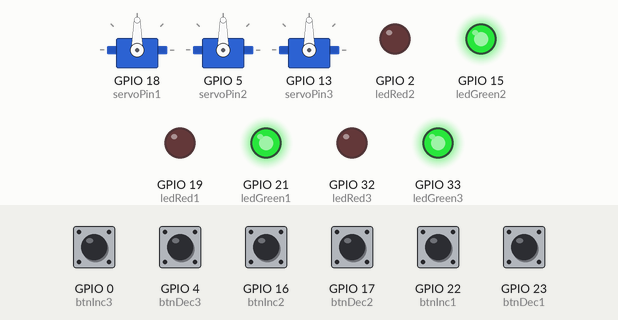
This program was run on a simulated ESP32. Shown: 3 × servo, output pins drawn as LEDs (lit = HIGH). The test bench sets the inputs (shaded band); at power-on: GPIO 0 (btnInc3), GPIO 4 (btnDec3), GPIO 16 (btnInc2), GPIO 17 (btnDec2), GPIO 22 (btnInc1), GPIO 23 (btnDec1) HIGH. WiFi joins after 1.5 s; servers stay silent unless stated; uploads are accepted with an empty reply; what the program prints to the serial monitor is not drawn.

Above: at 2.7 s.
2.8 s: GPIO 4 (btnDec3) pulled LOW for 0.15 s
At 4.0 s:
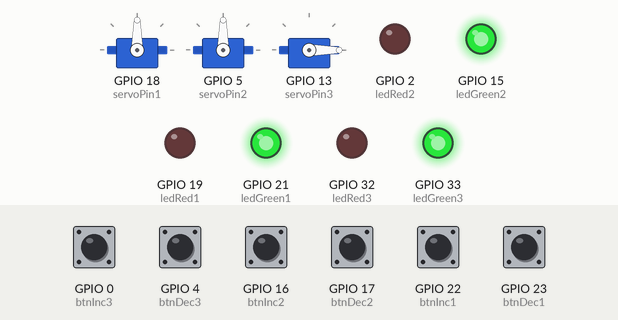
5.9 s: GPIO 17 (btnDec2) pulled LOW for 0.15 s
At 6.5 s:
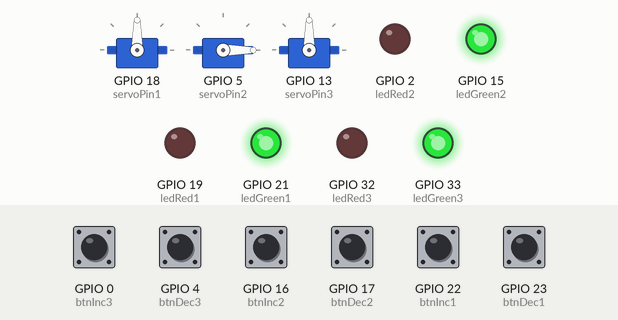
9.0 s: GPIO 23 (btnDec1) pulled LOW for 1 s
At 10.1 s:
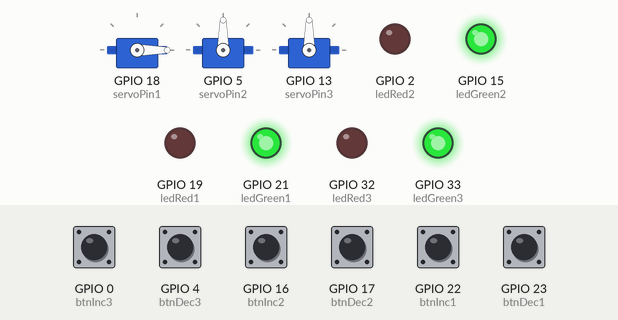
14.6 s: GPIO 4 (btnDec3) pulled LOW for 1 s
At 15.4 s:
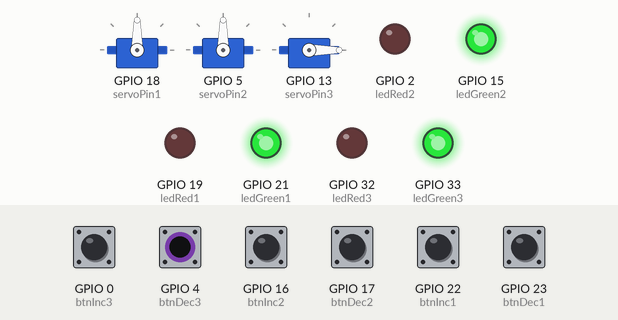
18.6 s: GPIO 17 (btnDec2) pulled LOW for 1 s
At 23.1 s:
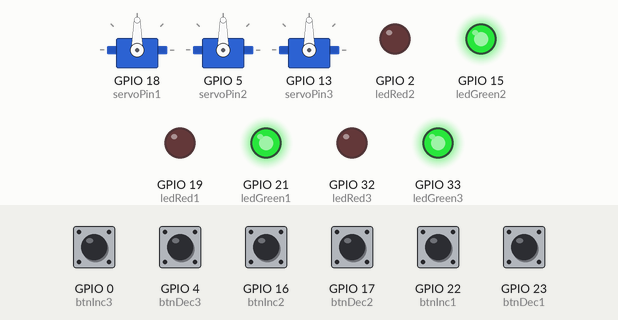
Timing chart, 0 to 23.6 s (numbered marks = the images above; inputs shaded):
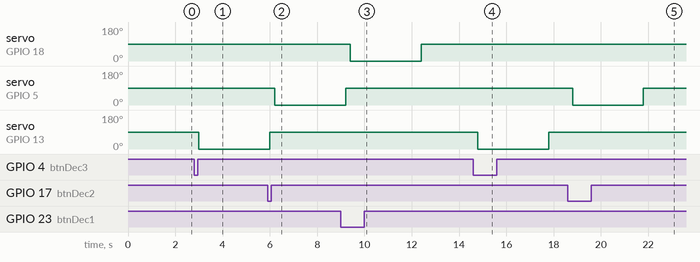

Measured:
- after the input at 2.8 s, servo on GPIO 13 (servoPin3): 90° → 0° after 0.20 s
- after the input at 5.9 s, servo on GPIO 5 (servoPin2): 90° → 0° after 0.30 s
- after the input at 9.0 s, servo on GPIO 18 (servoPin1): 90° → 0° after 0.40 s, → 90° 3.0 s later
- after the input at 14.6 s, servo on GPIO 13 (servoPin3): 90° → 0° after 0.20 s, → 90° 3.0 s later
- after the input at 18.6 s, servo on GPIO 5 (servoPin2): 90° → 0° after 0.20 s, → 90° 3.0 s later

The program:

main.cpp
```cpp
#include <Arduino.h>
#include <ESP32Servo.h>
#include <WiFi.h>
#include <HTTPClient.h>
#include <ArduinoJson.h>


const char* ssid = "Wokwi-GUEST";
const char* password = "";
const char* scriptURL = "https://script.google.com/macros/s/AKfycbwXihdQo5udDyJoz1s6HHtwg-Tv3PlAp8XKk2YQelBwfbLZ0EgQbR7OC2d6708FWFYZVQ/exec";


const int btnInc1 = 22, btnDec1 = 23, ledGreen1 = 21, ledRed1 = 19, servoPin1 = 18;

const int btnInc2 = 16, btnDec2 = 17, ledGreen2 = 15, ledRed2 = 2, servoPin2 = 5;

const int btnInc3 = 0, btnDec3 = 4, ledGreen3 = 33, ledRed3 = 32, servoPin3 = 13;


Servo waterValve1, waterValve2, waterValve3;


int waterBalance1 = 5, waterBalance2 = 5, waterBalance3 = 5;


unsigned long lastPress1 = 0, lastPress2 = 0, lastPress3 = 0;
const unsigned long debounceDelay = 300;

void connectWiFi() {
    WiFi.begin(ssid, password);
    Serial.print("Connecting to WiFi...");
    int attempts = 0;
    while (WiFi.status() != WL_CONNECTED && attempts < 20) {
        delay(500);
        Serial.print(".");
        attempts++;
    }
    Serial.println(WiFi.status() == WL_CONNECTED ? "\n✅ WiFi Connected!" : "\n❌ WiFi Connection Failed!");
}


void updateLEDs() {
    digitalWrite(ledGreen1, waterBalance1 > 0 ? HIGH : LOW);
    digitalWrite(ledRed1, waterBalance1 == 0 ? HIGH : LOW);

    digitalWrite(ledGreen2, waterBalance2 > 0 ? HIGH : LOW);
    digitalWrite(ledRed2, waterBalance2 == 0 ? HIGH : LOW);

    digitalWrite(ledGreen3, waterBalance3 > 0 ? HIGH : LOW);
    digitalWrite(ledRed3, waterBalance3 == 0 ? HIGH : LOW);
}


void sendToSheet(int house, int balance) {
    if (WiFi.status() != WL_CONNECTED) {
        Serial.println("⚠️ WiFi Disconnected. Skipping data send.");
        return;
    }

    HTTPClient http;
    http.begin(scriptURL);
    http.addHeader("Content-Type", "application/json");

    DynamicJsonDocument jsonDoc(200);
    jsonDoc["house"] = house;
    jsonDoc["balance"] = balance;

    String jsonPayload;
    serializeJson(jsonDoc, jsonPayload);

    int httpResponseCode = http.POST(jsonPayload);
    Serial.printf("📡 House %d - HTTP Response: %d\n", house, httpResponseCode);

    http.end();
}


void fetchBalance(int houseNumber, int &balance) {
    if (WiFi.status() != WL_CONNECTED) {
        Serial.println("⚠️ WiFi Disconnected. Skipping balance fetch.");
        return;
    }

    HTTPClient http;
    String url = String(scriptURL) + "?house=" + String(houseNumber);
    http.begin(url);

    int httpResponseCode = http.GET();
    if (httpResponseCode > 0) {
        String payload = http.getString();
        DynamicJsonDocument jsonDoc(200);
        deserializeJson(jsonDoc, payload);
        balance = jsonDoc["balance"];
        Serial.printf("✅ House %d Balance: %d\n", houseNumber, balance);
    } else {
        Serial.printf("⚠️ HTTP GET Failed for House %d. Code: %d\n", houseNumber, httpResponseCode);
    }

    http.end();
}


void dispenseWater(Servo &waterValve, int houseNumber) {
    waterValve.write(0);
    Serial.printf("⏳ House %d - Dispensing Water...\n", houseNumber);

    delay(3000);

    waterValve.write(90);
    Serial.println("❌ Valve Closed.");
}


void handleHouse(int btnInc, int btnDec, int &waterBalance, Servo &waterValve, int houseNumber, unsigned long &lastPress) {
    unsigned long currentTime = millis();

    if (digitalRead(btnInc) == LOW && (currentTime - lastPress > debounceDelay)) {
        lastPress = currentTime;
        waterBalance++;
        Serial.printf("🏠 House %d - Balance Increased: %d\n", houseNumber, waterBalance);
        sendToSheet(houseNumber, waterBalance);
    }

    if (digitalRead(btnDec) == LOW && waterBalance > 0 && (currentTime - lastPress > debounceDelay)) {
        lastPress = currentTime;
        waterBalance--;
        Serial.printf("🏠 House %d - Balance Decreased: %d\n", houseNumber, waterBalance);
        sendToSheet(houseNumber, waterBalance);
        dispenseWater(waterValve, houseNumber);
    }

    updateLEDs();
}

void setup() {
    Serial.begin(115200);
    connectWiFi();


    pinMode(btnInc1, INPUT_PULLUP);
    pinMode(btnDec1, INPUT_PULLUP);
    pinMode(ledGreen1, OUTPUT);
    pinMode(ledRed1, OUTPUT);
    waterValve1.attach(servoPin1);
    waterValve1.write(90);


    pinMode(btnInc2, INPUT_PULLUP);
    pinMode(btnDec2, INPUT_PULLUP);
    pinMode(ledGreen2, OUTPUT);
    pinMode(ledRed2, OUTPUT);
    waterValve2.attach(servoPin2);
    waterValve2.write(90);


    pinMode(btnInc3, INPUT_PULLUP);
    pinMode(btnDec3, INPUT_PULLUP);
    pinMode(ledGreen3, OUTPUT);
    pinMode(ledRed3, OUTPUT);
    waterValve3.attach(servoPin3);
    waterValve3.write(90);

    Serial.println("✅ System Initialized!");
    updateLEDs();
}

void loop() {
    handleHouse(btnInc1, btnDec1, waterBalance1, waterValve1, 1, lastPress1);
    handleHouse(btnInc2, btnDec2, waterBalance2, waterValve2, 2, lastPress2);
    handleHouse(btnInc3, btnDec3, waterBalance3, waterValve3, 3, lastPress3);
}
```
